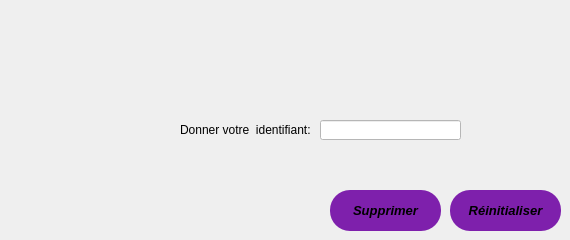
      <widget class="QWidget" name="tab_16">
       <attribute name="title">
        <string>Supprimer un congé</string>
       </attribute>
       <widget class="QLineEdit" name="lineEdit_39">
        <property name="geometry">
         <rect>
          <x>320</x>
          <y>120</y>
          <width>141</width>
          <height>20</height>
         </rect>
        </property>
        <property name="styleSheet">
         <string notr="true">background-color: rgb(255, 255, 255);</string>
        </property>
       </widget>
       <widget class="QLabel" name="label_49">
        <property name="geometry">
         <rect>
          <x>180</x>
          <y>120</y>
          <width>131</width>
          <height>20</height>
         </rect>
        </property>
        <property name="text">
         <string>Donner votre  identifiant:</string>
        </property>
       </widget>
       <widget class="QPushButton" name="ajouter_8">
        <property name="geometry">
         <rect>
          <x>330</x>
          <y>190</y>
          <width>111</width>
          <height>41</height>
         </rect>
        </property>
        <property name="font">
         <font>
          <pointsize>10</pointsize>
          <weight>75</weight>
          <italic>true</italic>
          <bold>true</bold>
         </font>
        </property>
        <property name="styleSheet">
         <string notr="true">
QPushButton
{
border-radius: 10px 100px / 120px;
background-color: rgb(126, 32, 172);
border-color: rgb(0, 0, 255);
border-radius: 20px;
}
QPushButton:hover
{

border-left:10px solid rgb(255, 255, 255);
color:rgb(255, 255, 255);
}
QPushButton:pressed
{
font: 11pt &quot;Microsoft YaHei&quot;;
}

</string>
        </property>
        <property name="text">
         <string>Supprimer</string>
        </property>
       </widget>
       <widget class="QPushButton" name="ajouter_14">
        <property name="geometry">
         <rect>
          <x>450</x>
          <y>190</y>
          <width>111</width>
          <height>41</height>
         </rect>
        </property>
        <property name="font">
         <font>
          <pointsize>10</pointsize>
          <weight>75</weight>
          <italic>true</italic>
          <bold>true</bold>
         </font>
        </property>
        <property name="styleSheet">
         <string notr="true">
QPushButton
{
border-radius: 10px 100px / 120px;
background-color: rgb(126, 32, 172);
border-color: rgb(0, 0, 255);
border-radius: 20px;
}
QPushButton:hover
{

border-left:10px solid rgb(255, 255, 255);
color:rgb(255, 255, 255);
}
QPushButton:pressed
{
font: 11pt &quot;Microsoft YaHei&quot;;
}

</string>
        </property>
        <property name="text">
         <string>Réinitialiser</string>
        </property>
       </widget>
      </widget>
